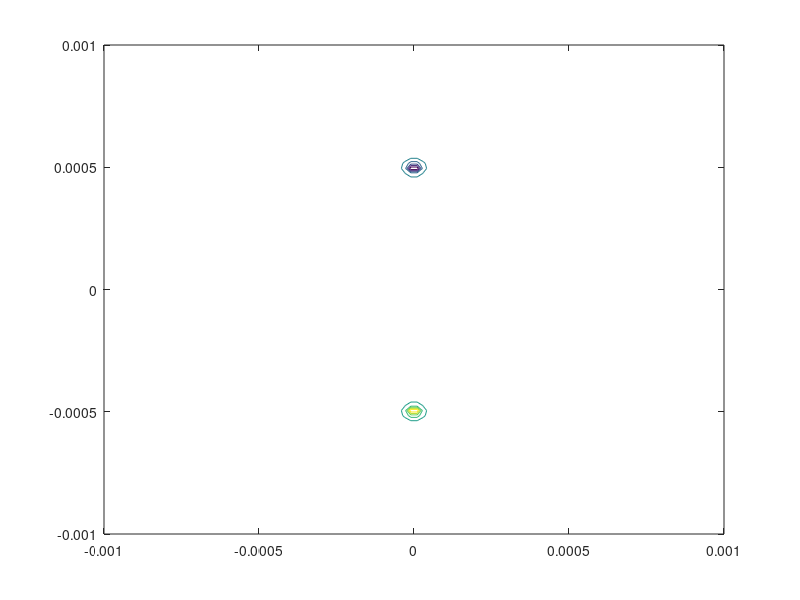

The MATLAB source for this figure:
clear all ;
d = 0.5*10^-3 ;
x = linspace(-2*d,2*d,100) ;
y = linspace(-2*d,2*d,100) ;
[X,Y] = meshgrid(x,y) ;
e0 = 8.85*10^-12 ;

I1 = 1*10^-9 ; 
A1 = I1./(4*pi*e0)./(X.^2+(Y+d).^2).^(3/2) ; 
Ex1 = A1 .* X ; 
Ey1 = A1 .* (Y+d) ; 

I2 = -1*10^-9 ; 
A2 = I2./(4*pi*e0)./(X.^2+(Y-d).^2).^(3/2) ; 
Ex2 = A2 .* X ; 
Ey2 = A2 .* (Y-d) ; 

Ex = Ex1 + Ex2 ;
Ey = Ey1 + Ey2 ;

phi1 = I1./(4*pi*e0.*(X.^2+(Y+d).^2)) ;
phi2 = I2./(4*pi*e0.*(X.^2+(Y-d).^2)) ;
phi = phi1 + phi2 ;

figure(1) ;
% quiver(X,Y,Ex,Ey) ; 
% quiver(X,Y,Ex./abs(Ex),Ey./abs(Ey)) ; 
% 
% hold on
% figure(2) ;
contour(X,Y,phi) ;
